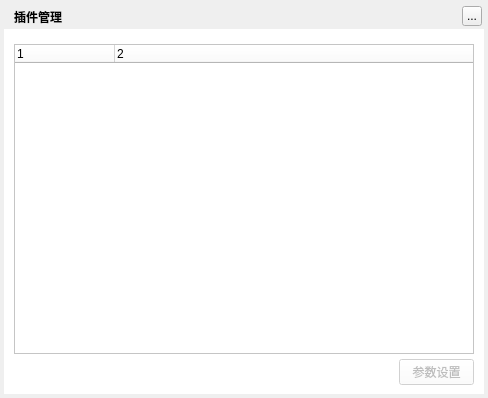
<?xml version="1.0" encoding="UTF-8"?>
<ui version="4.0">
 <class>MusicPluginWidget</class>
 <widget class="QDialog" name="MusicPluginWidget">
  <property name="geometry">
   <rect>
    <x>0</x>
    <y>0</y>
    <width>488</width>
    <height>398</height>
   </rect>
  </property>
  <property name="windowTitle">
   <string>插件管理</string>
  </property>
  <widget class="QLabel" name="background">
   <property name="geometry">
    <rect>
     <x>4</x>
     <y>4</y>
     <width>480</width>
     <height>390</height>
    </rect>
   </property>
   <property name="styleSheet">
    <string notr="true"/>
   </property>
   <property name="text">
    <string/>
   </property>
  </widget>
  <widget class="QLabel" name="topTitleName">
   <property name="geometry">
    <rect>
     <x>14</x>
     <y>4</y>
     <width>221</width>
     <height>25</height>
    </rect>
   </property>
   <property name="styleSheet">
    <string notr="true">color:&quot;#FFFFFF&quot;;font-weight:bold</string>
   </property>
   <property name="text">
    <string>插件管理</string>
   </property>
  </widget>
  <widget class="QToolButton" name="topTitleCloseButton">
   <property name="geometry">
    <rect>
     <x>462</x>
     <y>6</y>
     <width>20</width>
     <height>20</height>
    </rect>
   </property>
   <property name="text">
    <string>...</string>
   </property>
  </widget>
  <widget class="QWidget" name="backgroundMask" native="true">
   <property name="geometry">
    <rect>
     <x>4</x>
     <y>29</y>
     <width>480</width>
     <height>365</height>
    </rect>
   </property>
   <property name="styleSheet">
    <string notr="true">background:white;</string>
   </property>
   <widget class="QTreeWidget" name="treeWidget">
    <property name="geometry">
     <rect>
      <x>10</x>
      <y>15</y>
      <width>460</width>
      <height>310</height>
     </rect>
    </property>
    <property name="alternatingRowColors">
     <bool>true</bool>
    </property>
    <property name="animated">
     <bool>true</bool>
    </property>
    <property name="columnCount">
     <number>2</number>
    </property>
    <column>
     <property name="text">
      <string notr="true">1</string>
     </property>
    </column>
    <column>
     <property name="text">
      <string notr="true">2</string>
     </property>
    </column>
   </widget>
   <widget class="QPushButton" name="settingButton">
    <property name="enabled">
     <bool>false</bool>
    </property>
    <property name="geometry">
     <rect>
      <x>395</x>
      <y>330</y>
      <width>75</width>
      <height>26</height>
     </rect>
    </property>
    <property name="cursor">
     <cursorShape>PointingHandCursor</cursorShape>
    </property>
    <property name="focusPolicy">
     <enum>Qt::NoFocus</enum>
    </property>
    <property name="text">
     <string>参数设置</string>
    </property>
   </widget>
  </widget>
  <zorder>background</zorder>
  <zorder>backgroundMask</zorder>
  <zorder>topTitleName</zorder>
  <zorder>topTitleCloseButton</zorder>
 </widget>
 <resources/>
 <connections/>
</ui>
